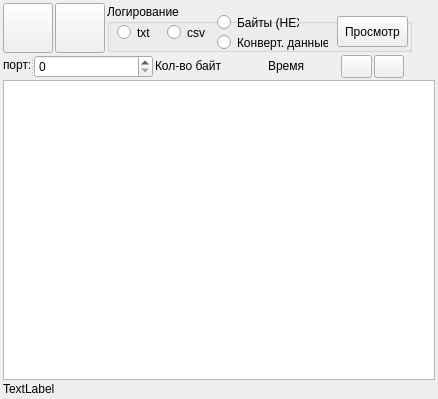
<?xml version="1.0" encoding="UTF-8"?>
<ui version="4.0">
 <class>Form</class>
 <widget class="QWidget" name="Form">
  <property name="geometry">
   <rect>
    <x>0</x>
    <y>0</y>
    <width>438</width>
    <height>399</height>
   </rect>
  </property>
  <property name="minimumSize">
   <size>
    <width>438</width>
    <height>399</height>
   </size>
  </property>
  <property name="windowTitle">
   <string>Form</string>
  </property>
  <layout class="QVBoxLayout" name="verticalLayout">
   <property name="spacing">
    <number>2</number>
   </property>
   <property name="sizeConstraint">
    <enum>QLayout::SetMinimumSize</enum>
   </property>
   <property name="leftMargin">
    <number>3</number>
   </property>
   <property name="topMargin">
    <number>3</number>
   </property>
   <property name="rightMargin">
    <number>3</number>
   </property>
   <property name="bottomMargin">
    <number>3</number>
   </property>
   <item>
    <layout class="QHBoxLayout" name="horizontalLayout">
     <property name="sizeConstraint">
      <enum>QLayout::SetFixedSize</enum>
     </property>
     <item>
      <widget class="QPushButton" name="btn_ReceiveOn">
       <property name="minimumSize">
        <size>
         <width>50</width>
         <height>50</height>
        </size>
       </property>
       <property name="maximumSize">
        <size>
         <width>50</width>
         <height>50</height>
        </size>
       </property>
       <property name="text">
        <string/>
       </property>
       <property name="icon">
        <iconset resource="resource.qrc">
         <normaloff>:/icons/download_server.ico</normaloff>:/icons/download_server.ico</iconset>
       </property>
       <property name="iconSize">
        <size>
         <width>42</width>
         <height>42</height>
        </size>
       </property>
      </widget>
     </item>
     <item>
      <widget class="QPushButton" name="btn_RecordOn">
       <property name="minimumSize">
        <size>
         <width>50</width>
         <height>50</height>
        </size>
       </property>
       <property name="maximumSize">
        <size>
         <width>50</width>
         <height>50</height>
        </size>
       </property>
       <property name="text">
        <string/>
       </property>
       <property name="icon">
        <iconset resource="resource.qrc">
         <normaloff>:/icons/gtk_media_record.png</normaloff>:/icons/gtk_media_record.png</iconset>
       </property>
       <property name="iconSize">
        <size>
         <width>52</width>
         <height>52</height>
        </size>
       </property>
       <property name="checkable">
        <bool>true</bool>
       </property>
       <property name="checked">
        <bool>false</bool>
       </property>
      </widget>
     </item>
     <item>
      <widget class="QGroupBox" name="groupBox">
       <property name="sizePolicy">
        <sizepolicy hsizetype="Minimum" vsizetype="Minimum">
         <horstretch>0</horstretch>
         <verstretch>0</verstretch>
        </sizepolicy>
       </property>
       <property name="minimumSize">
        <size>
         <width>305</width>
         <height>47</height>
        </size>
       </property>
       <property name="maximumSize">
        <size>
         <width>305</width>
         <height>48</height>
        </size>
       </property>
       <property name="title">
        <string>Логирование</string>
       </property>
       <widget class="QRadioButton" name="radioButton_txt">
        <property name="geometry">
         <rect>
          <x>10</x>
          <y>20</y>
          <width>41</width>
          <height>17</height>
         </rect>
        </property>
        <property name="toolTipDuration">
         <number>0</number>
        </property>
        <property name="text">
         <string>txt</string>
        </property>
        <attribute name="buttonGroup">
         <string notr="true">buttonGroup</string>
        </attribute>
       </widget>
       <widget class="QRadioButton" name="radioButton_csv">
        <property name="geometry">
         <rect>
          <x>60</x>
          <y>20</y>
          <width>51</width>
          <height>17</height>
         </rect>
        </property>
        <property name="toolTipDuration">
         <number>0</number>
        </property>
        <property name="text">
         <string>csv</string>
        </property>
        <attribute name="buttonGroup">
         <string notr="true">buttonGroup</string>
        </attribute>
       </widget>
       <widget class="QPushButton" name="btn_OpenRecord">
        <property name="geometry">
         <rect>
          <x>230</x>
          <y>12</y>
          <width>71</width>
          <height>31</height>
         </rect>
        </property>
        <property name="text">
         <string>Просмотр</string>
        </property>
       </widget>
       <widget class="QRadioButton" name="radioButton_Native">
        <property name="geometry">
         <rect>
          <x>110</x>
          <y>10</y>
          <width>82</width>
          <height>17</height>
         </rect>
        </property>
        <property name="text">
         <string>Байты (HEX)</string>
        </property>
        <attribute name="buttonGroup">
         <string notr="true">buttonGroup_2</string>
        </attribute>
       </widget>
       <widget class="QRadioButton" name="radioButton_Convert">
        <property name="geometry">
         <rect>
          <x>110</x>
          <y>30</y>
          <width>111</width>
          <height>17</height>
         </rect>
        </property>
        <property name="text">
         <string>Конверт. данные</string>
        </property>
        <attribute name="buttonGroup">
         <string notr="true">buttonGroup_2</string>
        </attribute>
       </widget>
      </widget>
     </item>
     <item>
      <spacer name="horizontalSpacer">
       <property name="orientation">
        <enum>Qt::Horizontal</enum>
       </property>
       <property name="sizeHint" stdset="0">
        <size>
         <width>40</width>
         <height>20</height>
        </size>
       </property>
      </spacer>
     </item>
    </layout>
   </item>
   <item>
    <layout class="QHBoxLayout" name="horizontalLayout_2">
     <property name="sizeConstraint">
      <enum>QLayout::SetFixedSize</enum>
     </property>
     <item>
      <widget class="QSplitter" name="splitter_2">
       <property name="minimumSize">
        <size>
         <width>150</width>
         <height>20</height>
        </size>
       </property>
       <property name="orientation">
        <enum>Qt::Horizontal</enum>
       </property>
       <widget class="QLabel" name="label_2">
        <property name="sizePolicy">
         <sizepolicy hsizetype="Fixed" vsizetype="Fixed">
          <horstretch>0</horstretch>
          <verstretch>0</verstretch>
         </sizepolicy>
        </property>
        <property name="minimumSize">
         <size>
          <width>27</width>
          <height>0</height>
         </size>
        </property>
        <property name="maximumSize">
         <size>
          <width>20</width>
          <height>20</height>
         </size>
        </property>
        <property name="text">
         <string>порт:</string>
        </property>
       </widget>
       <widget class="QSpinBox" name="spinBox_Port">
        <property name="maximum">
         <number>99999</number>
        </property>
       </widget>
      </widget>
     </item>
     <item>
      <widget class="QLabel" name="label_Quant">
       <property name="minimumSize">
        <size>
         <width>111</width>
         <height>16</height>
        </size>
       </property>
       <property name="maximumSize">
        <size>
         <width>111</width>
         <height>16</height>
        </size>
       </property>
       <property name="text">
        <string>Кол-во байт</string>
       </property>
      </widget>
     </item>
     <item>
      <widget class="QLabel" name="label_Time">
       <property name="minimumSize">
        <size>
         <width>71</width>
         <height>16</height>
        </size>
       </property>
       <property name="maximumSize">
        <size>
         <width>71</width>
         <height>16</height>
        </size>
       </property>
       <property name="text">
        <string>Время</string>
       </property>
      </widget>
     </item>
     <item>
      <widget class="QPushButton" name="btn_Add">
       <property name="minimumSize">
        <size>
         <width>30</width>
         <height>21</height>
        </size>
       </property>
       <property name="maximumSize">
        <size>
         <width>40</width>
         <height>40</height>
        </size>
       </property>
       <property name="text">
        <string/>
       </property>
       <property name="icon">
        <iconset>
         <normaloff>icons/edit_add.ico</normaloff>icons/edit_add.ico</iconset>
       </property>
      </widget>
     </item>
     <item>
      <widget class="QPushButton" name="btn_Delete">
       <property name="minimumSize">
        <size>
         <width>30</width>
         <height>21</height>
        </size>
       </property>
       <property name="maximumSize">
        <size>
         <width>40</width>
         <height>40</height>
        </size>
       </property>
       <property name="text">
        <string/>
       </property>
       <property name="icon">
        <iconset>
         <normaloff>icons/edit_remove.ico</normaloff>icons/edit_remove.ico</iconset>
       </property>
      </widget>
     </item>
     <item>
      <spacer name="horizontalSpacer_2">
       <property name="orientation">
        <enum>Qt::Horizontal</enum>
       </property>
       <property name="sizeHint" stdset="0">
        <size>
         <width>40</width>
         <height>20</height>
        </size>
       </property>
      </spacer>
     </item>
    </layout>
   </item>
   <item>
    <widget class="QTableView" name="tbl_Data">
     <property name="minimumSize">
      <size>
       <width>420</width>
       <height>120</height>
      </size>
     </property>
    </widget>
   </item>
   <item>
    <widget class="QLabel" name="lbl_Message">
     <property name="text">
      <string>TextLabel</string>
     </property>
    </widget>
   </item>
  </layout>
 </widget>
 <resources>
  <include location="resource.qrc"/>
 </resources>
 <connections/>
 <buttongroups>
  <buttongroup name="buttonGroup_2"/>
  <buttongroup name="buttonGroup"/>
 </buttongroups>
</ui>
